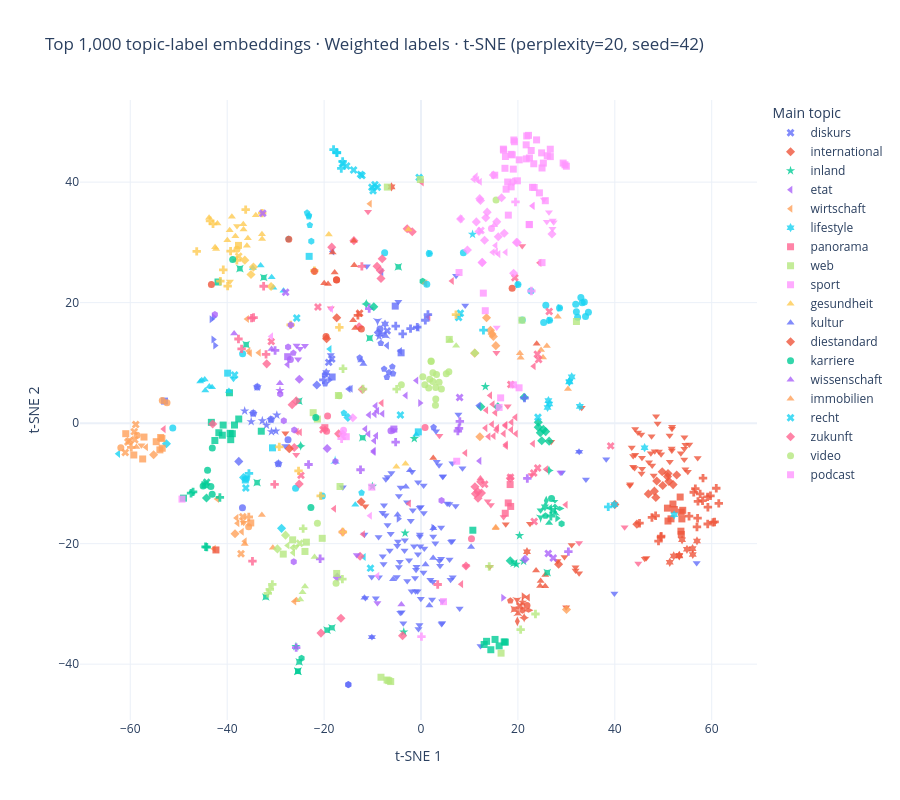

The code cell stored with this chart in its notebook:
### Markdown cell above
## Weighted topic labels

### Code cell
weighted_file = EMBEDDING_DIR / "weighted" / "topic_label_embeddings.csv"
if weighted_file.is_file():
    plot_variant("weighted", "Weighted labels")
else:
    print(f"Weighted embeddings pending. Save the CSV to {weighted_file} and rerun this cell.")
